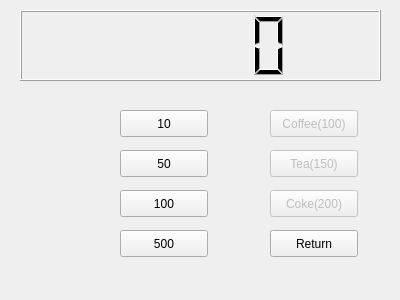
<?xml version="1.0" encoding="UTF-8"?>
<ui version="4.0">
 <class>Widget</class>
 <widget class="QWidget" name="Widget">
  <property name="geometry">
   <rect>
    <x>0</x>
    <y>0</y>
    <width>400</width>
    <height>300</height>
   </rect>
  </property>
  <property name="windowTitle">
   <string>Widget</string>
  </property>
  <widget class="QLCDNumber" name="lcdNumber">
   <property name="geometry">
    <rect>
     <x>20</x>
     <y>10</y>
     <width>361</width>
     <height>71</height>
    </rect>
   </property>
  </widget>
  <widget class="QPushButton" name="pb10">
   <property name="geometry">
    <rect>
     <x>120</x>
     <y>110</y>
     <width>88</width>
     <height>27</height>
    </rect>
   </property>
   <property name="text">
    <string>10</string>
   </property>
  </widget>
  <widget class="QPushButton" name="pb50">
   <property name="geometry">
    <rect>
     <x>120</x>
     <y>150</y>
     <width>88</width>
     <height>27</height>
    </rect>
   </property>
   <property name="text">
    <string>50</string>
   </property>
  </widget>
  <widget class="QPushButton" name="pb100">
   <property name="geometry">
    <rect>
     <x>120</x>
     <y>190</y>
     <width>88</width>
     <height>27</height>
    </rect>
   </property>
   <property name="text">
    <string>100</string>
   </property>
  </widget>
  <widget class="QPushButton" name="pb500">
   <property name="geometry">
    <rect>
     <x>120</x>
     <y>230</y>
     <width>88</width>
     <height>27</height>
    </rect>
   </property>
   <property name="text">
    <string>500</string>
   </property>
  </widget>
  <widget class="QPushButton" name="pbCoffee">
   <property name="enabled">
    <bool>false</bool>
   </property>
   <property name="geometry">
    <rect>
     <x>270</x>
     <y>110</y>
     <width>88</width>
     <height>27</height>
    </rect>
   </property>
   <property name="text">
    <string>Coffee(100)</string>
   </property>
  </widget>
  <widget class="QPushButton" name="pbTea">
   <property name="enabled">
    <bool>false</bool>
   </property>
   <property name="geometry">
    <rect>
     <x>270</x>
     <y>150</y>
     <width>88</width>
     <height>27</height>
    </rect>
   </property>
   <property name="text">
    <string>Tea(150)</string>
   </property>
  </widget>
  <widget class="QPushButton" name="pbCoke">
   <property name="enabled">
    <bool>false</bool>
   </property>
   <property name="geometry">
    <rect>
     <x>270</x>
     <y>190</y>
     <width>88</width>
     <height>27</height>
    </rect>
   </property>
   <property name="text">
    <string>Coke(200)</string>
   </property>
  </widget>
  <widget class="QPushButton" name="pbReturn">
   <property name="geometry">
    <rect>
     <x>270</x>
     <y>230</y>
     <width>88</width>
     <height>27</height>
    </rect>
   </property>
   <property name="text">
    <string>Return</string>
   </property>
  </widget>
 </widget>
 <layoutdefault spacing="6" margin="11"/>
 <resources/>
 <connections/>
</ui>
